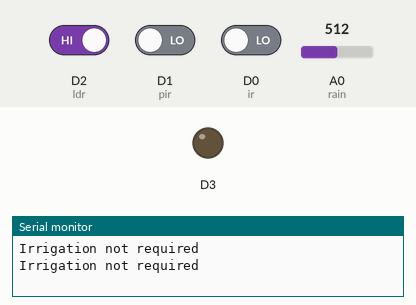
Recording of a sketch running on a simulated ESP8266 (NodeMCU). Shown: output pins drawn as LEDs (lit = HIGH), the last lines printed to the serial monitor. The inputs (shaded band) are chosen by the test bench; at power-on: D0 (ir) LOW, A0 (rain) = 512, D1 (pir) LOW, D2 (ldr) HIGH.

Above: at 1.2 s.
1.3 s: D0 (ir) driven HIGH
At 3.0 s:
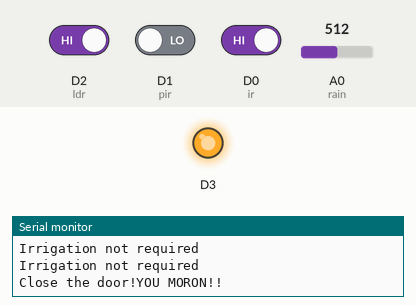
3.5 s: A0 (rain) set to 209
5.0 s: A0 (rain) set to 185
8.5 s: D1 (pir) driven HIGH and D0 (ir) driven LOW
12.6 s: D2 (ldr) driven LOW
At 13.7 s:
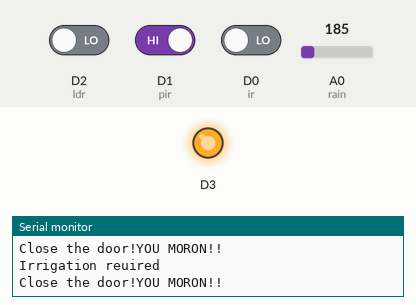
Timing chart, 0 to 15.1 s (numbered marks = the images above; inputs shaded):
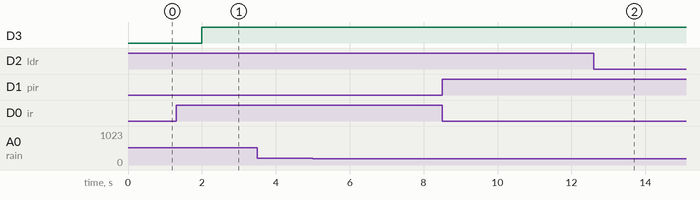

Measured:
- after the input at 1.3 s, D3: LOW → HIGH after 0.70 s
- after the input at 3.5 s, every drawn part: stays the same
- after the input at 8.5 s, every drawn part: stays the same
- after the input at 12.6 s, D3: stays HIGH (without the input it goes to LOW after 0.40 s)

The sketch:

Irrigation_sys.ino
```cpp
#include <SoftwareSerial.h>
const int ir = D0, pir = D1, ldr = D2, rain = A0, soil = A0;
int led, buzz, value1,value2,value3,value5,value4;
float ans1;
void setup() {
  Serial.begin(9600);
  pinMode(ir, INPUT);
  pinMode(pir, INPUT);
  pinMode(ldr, INPUT);
  pinMode(rain, INPUT);
  pinMode(soil, INPUT);
  pinMode(led, OUTPUT);
  pinMode(buzz, OUTPUT);
  digitalWrite(led, LOW);
  digitalWrite(buzz, LOW);
}

void loop() {
  value1 = digitalRead(ir);
  if (value1 == HIGH) {
    digitalWrite(buzz, HIGH);
    Serial.println("Close the door!YOU MORON!!");
    delay(5000);
  }
  value2 = digitalRead(pir);
  value3 = digitalRead(ldr);
  if (value2 == HIGH) {
    if (value3 == LOW) {

      digitalWrite(led, HIGH);
      delay(10000);
      Serial.println("Lights ON!!");
      delay(1000);
    } else {
      digitalWrite(led, LOW);
      Serial.println("No Need of LIGHT!");
      delay(1000);
    }
  }
  value4 = analogRead(rain);
  value5 = analogRead(soil);
  ans1=(100.00-(value5/1023.00)*100.00);
  if (value4 > 200) {
    Serial.println("Irrigation not required");
delay(1000);
    if (ans1 > 700) {
      Serial.println("close the shed WATER IS LOGGING!!");
      delay(1000);
    }
  } else if (ans1 < 700) {
    Serial.println("Irrigation reuired");
    delay(1000);
  }
  else{
    Serial.println("Irrigation not required");
    delay(1000);
  }


}
```
